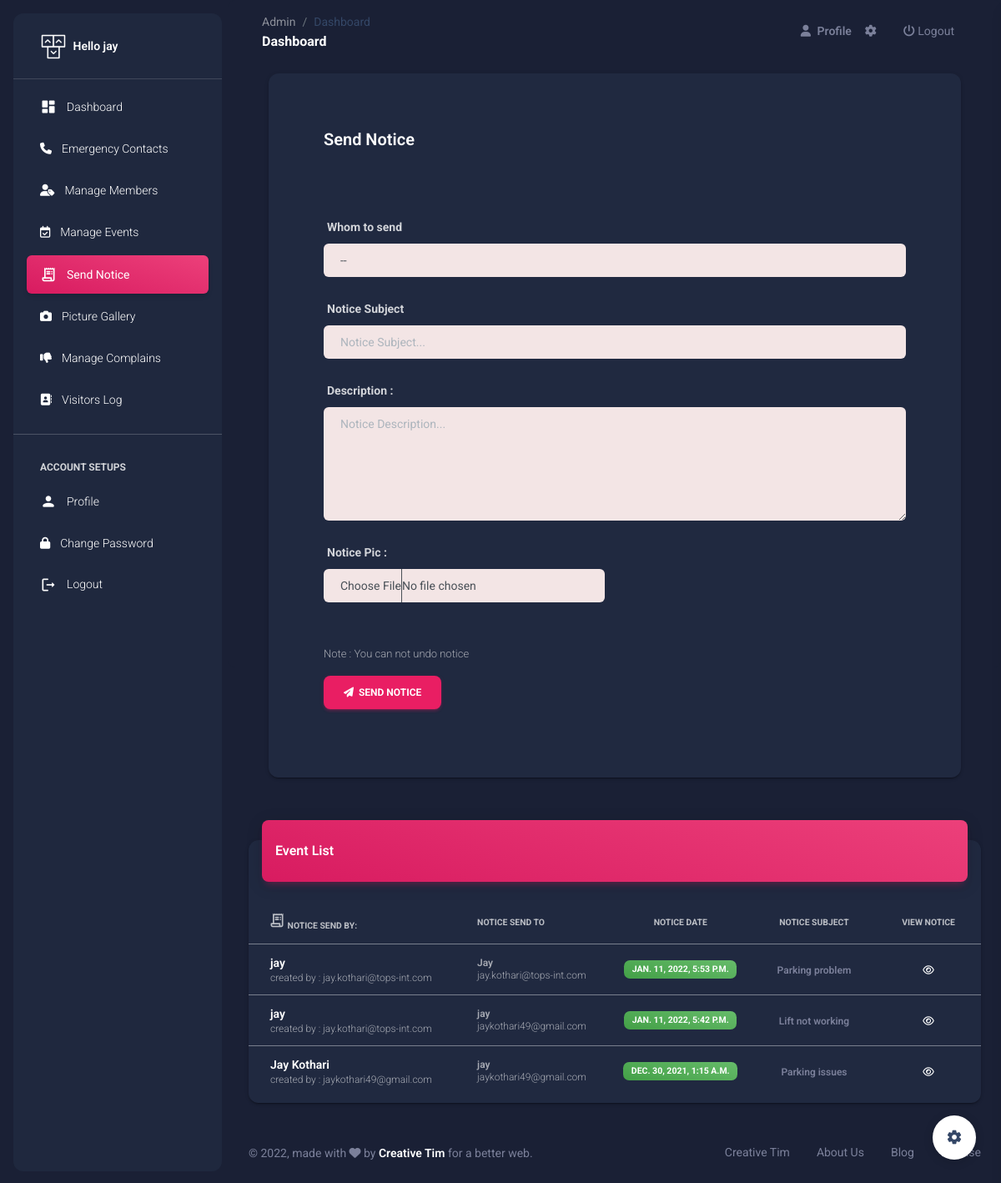
Page /Sec/send-notice/ (signed in) on the committed database.
### SecApp/models.py (models this page shows, shortened)
class SecUser(models.Model):
    name = models.CharField(max_length=50)
    email = models.EmailField(unique=True)
    mobile = models.CharField(max_length=15)
    password = models.CharField(max_length=50)
    pic = models.FileField(upload_to='Profile',default='avatar.png')
    setting = models.BooleanField(default=False)

### MemberApp/models.py (models this page shows, shortened)
class Notice(models.Model):
    uid = models.ForeignKey(SecUser,on_delete=models.CASCADE)
    member = models.ForeignKey(Member,on_delete=models.CASCADE)
    subject = models.CharField(max_length=100)
    des = models.TextField()
    pic = models.FileField(upload_to='Notice',blank=True,null=True)
    created_at = models.DateTimeField(auto_now_add=True)

class Member(models.Model):
    doc_choice = (
        ('Aadhar','Aadhar'),
        ('PAN','PAN'),
        ('DL','DL'),
        ('Other','Other'),
    )
    uid = models.ForeignKey(SecUser,on_delete=models.CASCADE,null=True)
    fname = models.CharField(max_length=20)
    lname = models.CharField(max_length=20)
    email = models.EmailField(unique=True)
    mobile = models.CharField(max_length=15)
    doc = models.CharField(max_length=30,choices=doc_choice)
    doc_number = models.CharField(max_length=20)
    flat_no = models.CharField(max_length=10)
    address = models.TextField()
    password = models.CharField(max_length=20)
    pic = models.FileField(upload_to='member',default='avatar.png')
    verify = models.BooleanField(default=False)
    role = models.CharField(max_length=20,default='member')
    created_at = models.DateTimeField(auto_now_add=True)

### SecApp/views.py (the view, shortened to what this page needs)
# urls.py: path('send-notice/',views.send_notice, name='send-notice'),
def send_notice(request):
    uid = SecUser.objects.get(email=request.session['email'])
    members = mm.Member.objects.all()
    notices = mm.Notice.objects.all()[::-1]
    return render(request,'send-notice.html',{'members':members,'notices':notices,'uid':uid})

### SecApp/templates/send-notice.html (shortened to what this page needs)
{% extends 'sec-header.html' %}
{% load static %}
{% block notice %}
<li class="nav-item">
  <a class="nav-link text-white  active bg-gradient-primary" href="">
    <div class="text-white text-center me-2 d-flex align-items-center justify-content-center">
      <i class="material-icons opacity-10">receipt_long</i>
    </div>
    <span class="nav-link-text ms-1">Send Notice</span>
  </a>
</li>
{% endblock %}
{% block content %}
<br><br><br>
<div class="container-fluid px-2 px-md-4">
    <div class="card card-body mx-3 mx-md-4 mt-n6">
      <div class="row gx-4 mb-2">
        <div class="col-auto my-auto">
          <div class="h-100">
            <h5 class="mb-1" style="margin-left: 50px; margin-top: 50px;">
              Send Notice
            </h5>
          </div>
        </div>
      </div>
      <div style="margin: 50px;">
      <form action="{% url 'send-notice' %}" method="POST" enctype="multipart/form-data">
        <div class="row">
            <div class="form-group col-12">
                <label for="exampleInputPassword1"><b>Whom to send</b></label>
                <select name="member" id="" style="background-color: rgb(243, 229, 229); padding-left: 20px;" class="form-control" required>
                    <option value="">--</option>
                </select>
            </div>
        </div><br>
        <div class="row">
            <div class="form-group col-12">
                <label for="exampleInputPassword1"><b>Notice Subject</b></label>
                <input type="text" class="form-control" style="background-color: rgb(243, 229, 229); padding-left: 20px;" name="subject" id="exampleInputPassword1" placeholder="Notice Subject..." required>
            </div>
        </div><br>
        <div class="row">
            <div class="form-group col-12">
                <label for="exampleInputPassword1"><b>Description :</b></label>
                <textarea name="des" class="form-control" style="background-color: rgb(243, 229, 229); padding-left: 20px;" placeholder="Notice Description..." id="" cols="30" rows="5" required></textarea>
            </div>
        </div><br>
        <div class="row">
            <div class="form-group col-6">
                <label for="exampleInputPassword1"><b>Notice Pic : </b></label>
                <input type="file" class="form-control" style="background-color: rgb(243, 229, 229); padding-left: 20px;" name="pic" id="exampleInputPassword1" placeholder="">
            </div>
        </div><br><br>
        <p style="color: red; font-size: small;">Note : You can not undo notice</p>
        <button type="submit" class="btn btn-primary"><i class="fa fa-send"></i> &nbsp;Send Notice</button>
      </form>
    </div>
    </div>
    <br><br>
    <div class="row">
      <div class="col-12">
        <div class="card my-4">
          <div class="card-header p-0 position-relative mt-n4 mx-3 z-index-2">
            <div class="bg-gradient-primary shadow-primary border-radius-lg pt-4 pb-3">
              <h6 class="text-white text-capitalize ps-3">Event List</h6>
            </div>
          </div>
          <div class="card-body px-0 pb-2">
            <div class="table-responsive p-0">
              <table class="table align-items-center mb-0">
                <thead>
                  <tr>
                    <th class="text-uppercase text-secondary text-xxs font-weight-bolder opacity-7 Center"><i class="material-icons opacity-10">receipt_long</i>  Notice Send By:</th>
                    <th class="text-uppercase text-secondary text-xxs font-weight-bolder opacity-7 ps-2">Notice Send to</th>
                    <th class="text-center text-uppercase text-secondary text-xxs font-weight-bolder opacity-7">Notice Date</th>
                    <th class="text-center text-uppercase text-secondary text-xxs font-weight-bolder opacity-7">Notice Subject</th>
                    <th class="text-center text-uppercase text-secondary text-xxs font-weight-bolder opacity-7">View Notice</th>
                  </tr>
                </thead>
                <tbody>
                  {% for one in notices %}
                  <tr>
                    <td>
                      <div class="d-flex px-2 py-1">
                        <div class="d-flex flex-column justify-content-center" style="margin-left: 10px;">
                          <h6 class="mb-0 text-sm">{{one.uid.name}}</h6>
                          <a href="mailto:{{one.uid.email}}"><p class="text-xs text-secondary mb-0">created by : {{one.uid.email}}</p></a>
                        </div>
                      </div>
                    </td>
                    <td>
                      <p class="text-xs font-weight-bold mb-0">{{one.member.fname}}</p>
                      <p class="text-xs text-secondary mb-0">{{one.member.email}}</p>
                    </td>
                    <td class="align-middle text-center text-sm">
                      <span class="badge badge-sm bg-gradient-success">{{one.created_at}}</span>
                    </td>
                    <td class="align-middle text-center">
                      <span class="text-secondary text-xs font-weight-bold">{{one.subject}}</span>
                    </td>
                    <td class="align-middle text-center">
                      <a href="{% url 'view-send-notice' one.id %}" class="text-secondary font-weight-bold text-xs" data-toggle="tooltip" data-original-title="Edit user">
                        <i class="fa fa-eye"></i>
                      </a>
                    </td>
                  </tr>
                  {% endfor %}
                </tbody>
              </table>
            </div>
          </div>
        </div>
      </div>
    </div>
    </div>
{% endblock %}

### SecApp/templates/sec-header.html (shortened to what this page needs)
{% load static %}
<!DOCTYPE html>
<html lang="en">
<head>
  <link href="{% static 'assets/css/nucleo-icons.css' %}" rel="stylesheet" />
  <link href="{% static 'assets/css/nucleo-svg.css' %}" rel="stylesheet" />
  <link id="pagestyle" href="{% static 'assets/css/material-dashboard.css' %}" rel="stylesheet" />
</head>
{% if uid.setting == False %}
<body class="g-sidenav-show  bg-gray-200">
{% else %}
<body class="g-sidenav-show  bg-gray-200 dark-version">
{% endif %}
  <aside class="sidenav navbar navbar-vertical navbar-expand-xs border-0 border-radius-xl my-3 fixed-start ms-3   bg-gradient-dark" id="sidenav-main">
    <div class="sidenav-header">
      <a class="navbar-brand m-0" href=" https://demos.creative-tim.com/material-dashboard/pages/dashboard " target="_blank">
        <img src="{% static 'assets/img/logo-ct.png' %}" class="navbar-brand-img h-100" alt="main_logo">
        <span class="ms-1 font-weight-bold text-white">Hello {{uid.name}}</span>
      </a>
    </div>
    <hr class="horizontal light mt-0 mb-2">
      <ul class="navbar-nav">
        {% block dashboard %}
        <li class="nav-item">
          <a class="nav-link text-white" href="{% url 'index' %}">
            <div class="text-white text-center me-2 d-flex align-items-center justify-content-center">
              <i class="material-icons opacity-10">dashboard</i>
            </div>
            <span class="nav-link-text ms-1">Dashboard</span>
          </a>
        </li>
        {% endblock %}
        {% block emergency %}
        <li class="nav-item">
          <a class="nav-link text-white " href="{% url 'emergency' %}">
            <div class="text-white text-center me-2 d-flex align-items-center justify-content-center">
              <i class="fa fa-phone"></i>
            </div>
            <span class="nav-link-text ms-1">Emergency Contacts</span>
          </a>
        </li>
        {% endblock %}
        {% block add_member %}
        <li class="nav-item">
          <a class="nav-link text-white " href="{% url 'add-member' %}">
            <div class="text-white text-center me-2 d-flex align-items-center justify-content-center">
              <i class="fa fa-user-tag"></i>
            </div>
            <span class="nav-link-text ms-1">Manage Members</span>
          </a>
        </li>
        {% endblock %}
        {% block event %}
        <li class="nav-item">
          <a class="nav-link text-white " href="{% url 'add-event' %}">
            <div class="text-white text-center me-2 d-flex align-items-center justify-content-center">
              <i class="fa fa-calendar-check-o"></i>
            </div>
            <span class="nav-link-text ms-1">Manage Events</span>
          </a>
        </li>
        {% endblock %}
        {% block notice %}{% endblock %}
        {% block gallery %}
        <li class="nav-item">
          <a class="nav-link text-white " href="{% url 'gallery' %}">
            <div class="text-white text-center me-2 d-flex align-items-center justify-content-center">
              <i class="fas fa-camera"></i>
            </div>
            <span class="nav-link-text ms-1">Picture Gallery</span>
          </a>
        </li>
        {% endblock %}
        {% block complain %}
        <li class="nav-item">
          <a class="nav-link text-white " href="#">
            <div class="text-white text-center me-2 d-flex align-items-center justify-content-center">
              <i class="fa fa-thumbs-down"></i>
            </div>
            <span class="nav-link-text ms-1">Manage Complains</span>
          </a>
        </li>
        {% endblock %}
        <li class="nav-item">
          <a class="nav-link text-white " href="">
            <div class="text-white text-center me-2 d-flex align-items-center justify-content-center">
              <i class="fa fa-address-book"></i>
            </div>
            <span class="nav-link-text ms-1">Visitors Log</span>
          </a>
        </li>
        <hr>
        <li class="nav-item mt-3">
          <h6 class="ps-4 ms-2 text-uppercase text-xs text-white font-weight-bolder opacity-8">Account Setups</h6>
        </li>
        {% block profile %}
        <li class="nav-item">
          <a class="nav-link text-white " href="{% url 'profile' %}">
            <div class="text-white text-center me-2 d-flex align-items-center justify-content-center">
              <i class="material-icons opacity-10">person</i>
            </div>
            <span class="nav-link-text ms-1">Profile</span>
          </a>
        </li>
        {% endblock %}
        {% block password %}
        <li class="nav-item">
          <a class="nav-link text-white " href="{% url 'change-password' %}">
            <div class="text-white text-center me-2 d-flex align-items-center justify-content-center">
              <i class="fa fa-lock"></i>
            </div>
            <span class="nav-link-text ms-1">Change Password</span>
          </a>
        </li>
        {% endblock %}
        <li class="nav-item">
          <a class="nav-link text-white " href="{% url 'logout' %}">
            <div class="text-white text-center me-2 d-flex align-items-center justify-content-center">
              <i class="material-icons">logout</i>
            </div>
            <span class="nav-link-text ms-1">Logout</span>
          </a>
        </li>
      </ul>
  </aside>
  <main class="main-content position-relative max-height-vh-100 h-100 border-radius-lg ">
    <nav class="navbar navbar-main navbar-expand-lg px-0 mx-4 shadow-none border-radius-xl" id="navbarBlur" navbar-scroll="true">
      <div class="container-fluid py-1 px-3">
        <nav aria-label="breadcrumb">
          <ol class="breadcrumb bg-transparent mb-0 pb-0 pt-1 px-0 me-sm-6 me-5">
            <li class="breadcrumb-item text-sm"><a class="opacity-5 text-dark" href="javascript:;">Admin</a></li>
            <li class="breadcrumb-item text-sm text-dark active" aria-current="page">Dashboard</li>
          </ol>
          <h6 class="font-weight-bolder mb-0">Dashboard</h6>
        </nav>
        <div class="collapse navbar-collapse mt-sm-0 mt-2 me-md-0 me-sm-4" id="navbar">
          <ul class="navbar-nav  justify-content-end">
            <li class="nav-item d-flex align-items-center">
              <a href="{% url 'profile' %}" class="nav-link text-body font-weight-bold px-0">
                <i class="fa fa-user me-sm-1"></i>
                <span class="d-sm-inline d-none">Profile</span>
              </a>
            </li>
            <li class="nav-item px-3 d-flex align-items-center">
              <a href="javascript:;" class="nav-link text-body p-0">
                <i class="fa fa-cog fixed-plugin-button-nav cursor-pointer"></i>
              </a>
            </li>
            <li class="nav-item px-3 d-flex align-items-center">
                <a href="{% url 'logout' %}" class="nav-link text-body p-0">
                  <i class="fa fa-power-off"></i> Logout
                </a>
            </li>
          </ul>
        </div>
      </div>
    </nav>
{% block content %}
{% endblock %}
<footer class="footer py-4  ">
    <div class="container-fluid">
      <div class="row align-items-center justify-content-lg-between">
        <div class="col-lg-6 mb-lg-0 mb-4">
          <div class="copyright text-center text-sm text-muted text-lg-start">
            © ,
            made with <i class="fa fa-heart"></i> by
            <a href="" class="font-weight-bold" target="_blank">Creative Tim</a>
            for a better web.
          </div>
        </div>
        <div class="col-lg-6">
          <ul class="nav nav-footer justify-content-center justify-content-lg-end">
            <li class="nav-item">
              <a href="" class="nav-link text-muted">Creative Tim</a>
            </li>
            <li class="nav-item">
              <a href="" class="nav-link text-muted">About Us</a>
            </li>
            <li class="nav-item">
              <a href="" class="nav-link text-muted">Blog</a>
            </li>
            <li class="nav-item">
              <a href="" class="nav-link pe-0 text-muted">License</a>
            </li>
          </ul>
        </div>
      </div>
    </div>
  </footer>
</main>
<div class="fixed-plugin">
<a class="fixed-plugin-button text-dark position-fixed px-3 py-2">
  <i class="material-icons py-2">settings</i>
</a>
</div>
</body>
</html>

### rows in the picture
SecUser: name "jay"
Notice: uid.name "jay", uid.email "jay.kothari@tops-int.com", member.fname "Jay", member.email "jay.kothari@tops-int.com", created_at "JAN. 11, 2022, 5:53 P.M.", subject "Parking problem"
Notice: uid.name "jay", uid.email "jay.kothari@tops-int.com", member.fname "jay", member.email "jaykothari49@gmail.com", created_at "JAN. 11, 2022, 5:42 P.M.", subject "Lift not working"
Notice: uid.name "Jay Kothari", uid.email "jaykothari49@gmail.com", member.fname "jay", member.email "jaykothari49@gmail.com", created_at "DEC. 30, 2021, 1:15 A.M.", subject "Parking issues"
